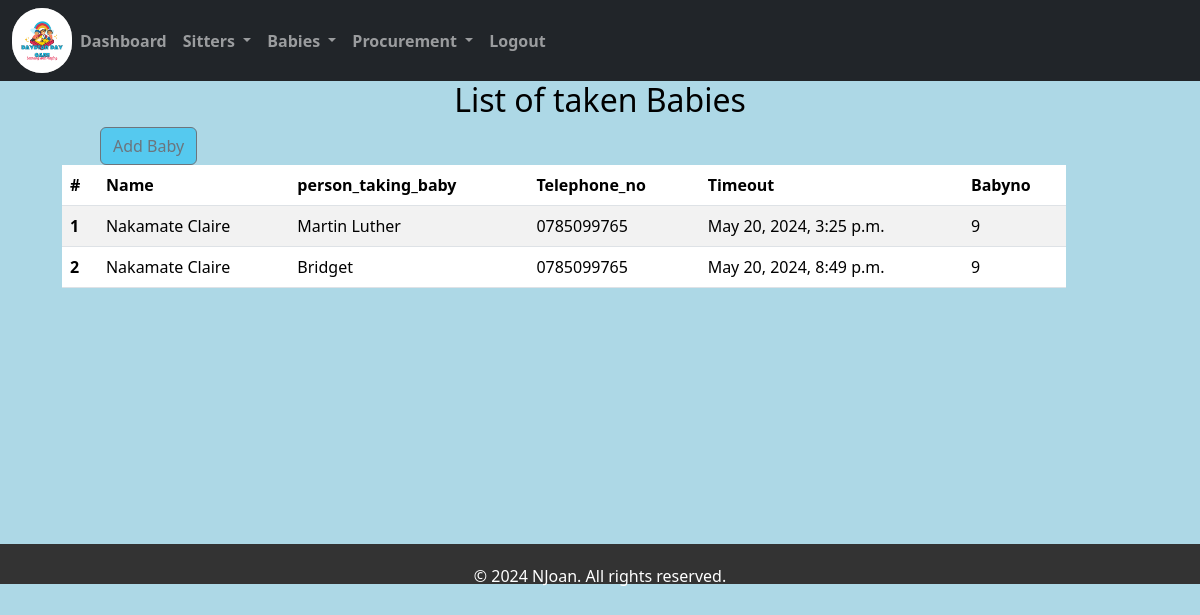
The page /bdeparturelist/ on the database its author committed.
### home/models.py (models this page shows, shortened)
class B_departure(models.Model):
    baby_names = models.ForeignKey(Babesform,on_delete=models.CASCADE)
    person_taking_baby = models.CharField(max_length=200)
    telephone_no = models.CharField(max_length=200)
    timeout = models.DateTimeField()
    babyno = models.IntegerField(default=0)
    comments = models.TextField(max_length=500)

class Babesform(models.Model):
    category_stay=models.CharField(max_length=200)
    baby_name = models.CharField(max_length=200)
    age = models.CharField(max_length=200, default=0)
    gender = models.CharField(max_length=100)
    location = models.CharField(max_length=50, null=True, default=None)
    sponsor = models.CharField(max_length=200)
    parentsname = models.CharField(max_length=200)
    babysno = models.CharField(max_length=200, default=0)
    timein = models.DateTimeField()
    brought_by = models.CharField(max_length=200)
    def __str__(self):
        return self.baby_name

### home/views.py (the view)
# urls.py: path('bdeparturelist/',views.bdeparturelist, name='bdeparturelist'),#babydeparturelist
def bdeparturelist(request):
   bdeparturelist = B_departure.objects.all()
   return render (request, 'bdeparturelist.html',{'bdeparturelist':bdeparturelist})

### home/templates/bdeparturelist.html (shortened to what this page needs)
{% extends 'base.html' %}
{% block content %}
<h2>List of taken Babies</h2>
<a href="/bdeparture" class="btn btn-outline-secondary" style="margin-left: 100px;  background-color: rgb(85, 201, 239);">Add Baby</a>
<div class="container">
<table class="table table-striped" style="width: 90%; margin-left: 20px;" >
    <thead>
      <tr>
        <th scope="col">#</th>
        <th scope="col">Name</th>
        <th scope="col">person_taking_baby</th>
        <th scope="col">Telephone_no</th>
        <th scope="col">Timeout</th>
        <th scope="col">Babyno</th>
      </tr>
    </thead>
    <tbody>
        {% for baby in bdeparturelist %}
      <tr>
        <th scope="row">{{ baby.id }}</th>
        <td>{{ baby.baby_names }}</td>
        <td>{{ baby.person_taking_baby}}</td>
        <td>{{ baby.telephone_no }}</td>
        <td>{{ baby.timeout }}</td>
        <td>{{ baby.babyno }}</td>
      </tr>
      {% endfor %}
    </tbody>
  </table>
</div>
<br><br><br><br><br><br><br><br><br><br>
{% endblock %}

### home/templates/bdeparturelist.html (style rules this page uses)
h2 { text-align: center; color: black; }
body { background-color: lightblue; }

### rows shown on the page
B_departure: id "1", baby_names "Nakamate Claire", person_taking_baby "Martin Luther", telephone_no "0785099765", timeout "May 20, 2024, 3:25 p.m.", babyno "9"
B_departure: id "2", baby_names "Nakamate Claire", person_taking_baby "Bridget", telephone_no "0785099765", timeout "May 20, 2024, 8:49 p.m.", babyno "9"
